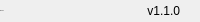
              <widget class="QFrame" name="bottomBar">
               <property name="minimumSize">
                <size>
                 <width>0</width>
                 <height>22</height>
                </size>
               </property>
               <property name="maximumSize">
                <size>
                 <width>16777215</width>
                 <height>22</height>
                </size>
               </property>
               <property name="frameShape">
                <enum>QFrame::NoFrame</enum>
               </property>
               <property name="frameShadow">
                <enum>QFrame::Raised</enum>
               </property>
               <layout class="QHBoxLayout" name="horizontalLayout_5">
                <property name="spacing">
                 <number>0</number>
                </property>
                <property name="leftMargin">
                 <number>0</number>
                </property>
                <property name="topMargin">
                 <number>0</number>
                </property>
                <property name="rightMargin">
                 <number>0</number>
                </property>
                <property name="bottomMargin">
                 <number>0</number>
                </property>
                <item>
                 <widget class="QLabel" name="creditsLabel">
                  <property name="maximumSize">
                   <size>
                    <width>16777215</width>
                    <height>16</height>
                   </size>
                  </property>
                  <property name="font">
                   <font>
                    <family>Segoe UI</family>
                    <pointsize>-1</pointsize>
                    <italic>false</italic>
                    <bold>false</bold>
                   </font>
                  </property>
                  <property name="text">
                   <string>By: moli</string>
                  </property>
                  <property name="alignment">
                   <set>Qt::AlignLeading|Qt::AlignLeft|Qt::AlignVCenter</set>
                  </property>
                 </widget>
                </item>
                <item>
                 <widget class="QLabel" name="version">
                  <property name="text">
                   <string>v1.1.0</string>
                  </property>
                  <property name="alignment">
                   <set>Qt::AlignRight|Qt::AlignTrailing|Qt::AlignVCenter</set>
                  </property>
                 </widget>
                </item>
                <item>
                 <widget class="QFrame" name="frame_size_grip">
                  <property name="minimumSize">
                   <size>
                    <width>20</width>
                    <height>0</height>
                   </size>
                  </property>
                  <property name="maximumSize">
                   <size>
                    <width>20</width>
                    <height>16777215</height>
                   </size>
                  </property>
                  <property name="frameShape">
                   <enum>QFrame::NoFrame</enum>
                  </property>
                  <property name="frameShadow">
                   <enum>QFrame::Raised</enum>
                  </property>
                 </widget>
                </item>
               </layout>
              </widget>
